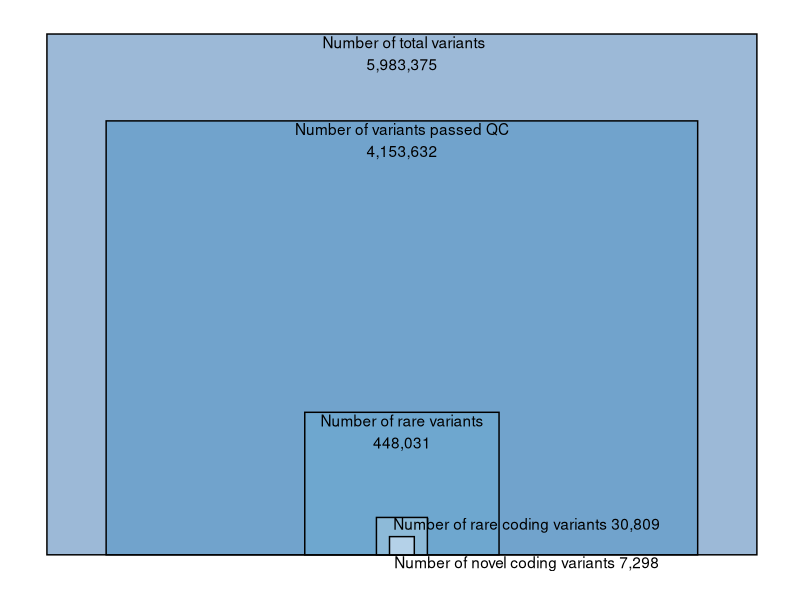

R code for this plot:
library("ggplot2")
variants<-c(5983375,4153632,448031,30809,7298)
#df<-data.frame(x=log(variants),y=log(variants))
#filter<-c("All","QC","Rare","Rare coding","Novel coding")
#df<-data.frame(var=log(variants),fil=filter)
df<-data.frame(x=sqrt(variants),y=sqrt(variants))
ggplot(df,aes(xmin = -x/2, xmax = x/2, ymin = 0, ymax = y,fill=factor(x)))+ 
  geom_rect(color="black",alpha=0.4)+
  scale_fill_brewer(palette="Blues")+
  annotate("text", x=0, y=sqrt(5983375)-90, label=" Number of total variants\n5,983,375")+
  annotate("text", x=0, y=sqrt(4153632)-90, label="Number of variants passed QC\n4,153,632")+
  annotate("text", x=0, y=sqrt(448031)-90, label="Number of rare variants\n448,031")+
  annotate("text", x=430, y=sqrt(30809)-30, label="Number of rare coding variants 30,809")+
  annotate("text", x=430, y=sqrt(7298)-120, label="Number of novel coding variants 7,298")+
  theme(axis.line=element_blank(),axis.text.x=element_blank(),
       axis.text.y=element_blank(),axis.ticks=element_blank(),
       axis.title.x=element_blank(),
       axis.title.y=element_blank(),legend.position="none",
       panel.background=element_blank(),panel.border=element_blank(),panel.grid.major=element_blank(),
       panel.grid.minor=element_blank(),plot.background=element_blank())
